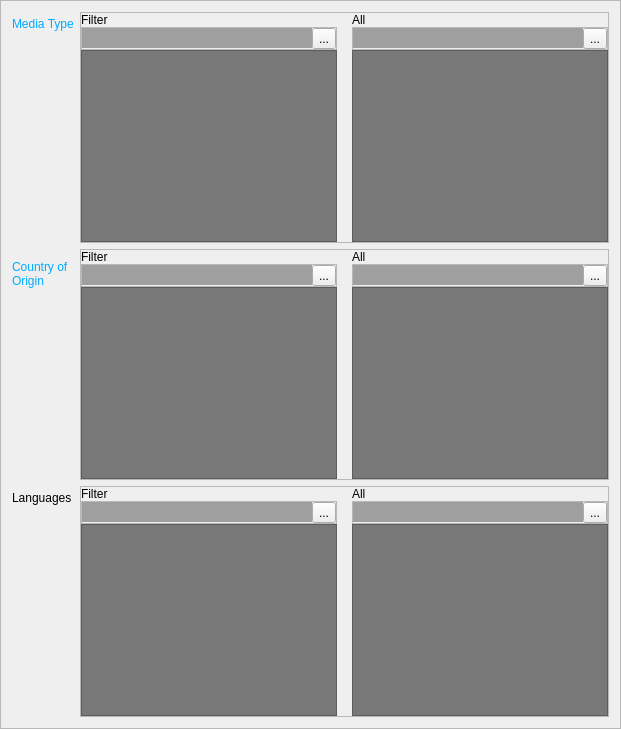
    <widget class="QFrame" name="frame_2">
     <property name="frameShape">
      <enum>QFrame::StyledPanel</enum>
     </property>
     <property name="frameShadow">
      <enum>QFrame::Sunken</enum>
     </property>
     <layout class="QFormLayout" name="formLayout_2">
      <item row="0" column="0">
       <widget class="QLabel" name="label_16">
        <property name="palette">
         <palette>
          <active>
           <colorrole role="WindowText">
            <brush brushstyle="SolidPattern">
             <color alpha="255">
              <red>0</red>
              <green>170</green>
              <blue>255</blue>
             </color>
            </brush>
           </colorrole>
          </active>
          <inactive>
           <colorrole role="WindowText">
            <brush brushstyle="SolidPattern">
             <color alpha="255">
              <red>0</red>
              <green>170</green>
              <blue>255</blue>
             </color>
            </brush>
           </colorrole>
          </inactive>
          <disabled>
           <colorrole role="WindowText">
            <brush brushstyle="SolidPattern">
             <color alpha="255">
              <red>120</red>
              <green>120</green>
              <blue>120</blue>
             </color>
            </brush>
           </colorrole>
          </disabled>
         </palette>
        </property>
        <property name="text">
         <string>Media Type</string>
        </property>
       </widget>
      </item>
      <item row="0" column="1">
       <widget class="QFrame" name="frame_52">
        <property name="frameShape">
         <enum>QFrame::StyledPanel</enum>
        </property>
        <property name="frameShadow">
         <enum>QFrame::Raised</enum>
        </property>
        <layout class="QGridLayout" name="gridLayout_13">
         <property name="leftMargin">
          <number>0</number>
         </property>
         <property name="topMargin">
          <number>0</number>
         </property>
         <property name="rightMargin">
          <number>0</number>
         </property>
         <property name="bottomMargin">
          <number>0</number>
         </property>
         <property name="horizontalSpacing">
          <number>15</number>
         </property>
         <property name="verticalSpacing">
          <number>0</number>
         </property>
         <item row="1" column="1">
          <widget class="QFrame" name="frame_53">
           <property name="frameShape">
            <enum>QFrame::StyledPanel</enum>
           </property>
           <property name="frameShadow">
            <enum>QFrame::Raised</enum>
           </property>
           <layout class="QHBoxLayout" name="horizontalLayout_37">
            <property name="spacing">
             <number>0</number>
            </property>
            <property name="leftMargin">
             <number>0</number>
            </property>
            <property name="topMargin">
             <number>0</number>
            </property>
            <property name="rightMargin">
             <number>0</number>
            </property>
            <property name="bottomMargin">
             <number>0</number>
            </property>
            <item>
             <widget class="QLineEdit" name="media_type_no">
              <property name="palette">
               <palette>
                <active>
                 <colorrole role="Base">
                  <brush brushstyle="SolidPattern">
                   <color alpha="255">
                    <red>159</red>
                    <green>159</green>
                    <blue>159</blue>
                   </color>
                  </brush>
                 </colorrole>
                </active>
                <inactive>
                 <colorrole role="Base">
                  <brush brushstyle="SolidPattern">
                   <color alpha="255">
                    <red>159</red>
                    <green>159</green>
                    <blue>159</blue>
                   </color>
                  </brush>
                 </colorrole>
                </inactive>
                <disabled>
                 <colorrole role="Base">
                  <brush brushstyle="SolidPattern">
                   <color alpha="255">
                    <red>108</red>
                    <green>108</green>
                    <blue>108</blue>
                   </color>
                  </brush>
                 </colorrole>
                </disabled>
               </palette>
              </property>
              <property name="autoFillBackground">
               <bool>true</bool>
              </property>
              <property name="frame">
               <bool>false</bool>
              </property>
             </widget>
            </item>
            <item>
             <widget class="QToolButton" name="media_type_no_button">
              <property name="text">
               <string>...</string>
              </property>
             </widget>
            </item>
           </layout>
          </widget>
         </item>
         <item row="1" column="0">
          <widget class="QFrame" name="frame_54">
           <property name="frameShape">
            <enum>QFrame::StyledPanel</enum>
           </property>
           <property name="frameShadow">
            <enum>QFrame::Raised</enum>
           </property>
           <layout class="QHBoxLayout" name="horizontalLayout_38">
            <property name="spacing">
             <number>0</number>
            </property>
            <property name="leftMargin">
             <number>0</number>
            </property>
            <property name="topMargin">
             <number>0</number>
            </property>
            <property name="rightMargin">
             <number>0</number>
            </property>
            <property name="bottomMargin">
             <number>0</number>
            </property>
            <item>
             <widget class="QLineEdit" name="media_type_yes">
              <property name="palette">
               <palette>
                <active>
                 <colorrole role="Base">
                  <brush brushstyle="SolidPattern">
                   <color alpha="255">
                    <red>159</red>
                    <green>159</green>
                    <blue>159</blue>
                   </color>
                  </brush>
                 </colorrole>
                </active>
                <inactive>
                 <colorrole role="Base">
                  <brush brushstyle="SolidPattern">
                   <color alpha="255">
                    <red>159</red>
                    <green>159</green>
                    <blue>159</blue>
                   </color>
                  </brush>
                 </colorrole>
                </inactive>
                <disabled>
                 <colorrole role="Base">
                  <brush brushstyle="SolidPattern">
                   <color alpha="255">
                    <red>108</red>
                    <green>108</green>
                    <blue>108</blue>
                   </color>
                  </brush>
                 </colorrole>
                </disabled>
               </palette>
              </property>
              <property name="autoFillBackground">
               <bool>true</bool>
              </property>
              <property name="frame">
               <bool>false</bool>
              </property>
             </widget>
            </item>
            <item>
             <widget class="QToolButton" name="media_type_yes_button">
              <property name="text">
               <string>...</string>
              </property>
             </widget>
            </item>
           </layout>
          </widget>
         </item>
         <item row="2" column="1">
          <widget class="QListWidget" name="media_type_no_list">
           <property name="styleSheet">
            <string notr="true">QListWidget{background:rgb(120,120,120)}
QListWidget::item:selected{background: rgb(219, 219, 219)}
QListWidget::item:selected{color:black} </string>
           </property>
           <property name="editTriggers">
            <set>QAbstractItemView::NoEditTriggers</set>
           </property>
          </widget>
         </item>
         <item row="0" column="1">
          <widget class="QLabel" name="label_58">
           <property name="text">
            <string>All</string>
           </property>
          </widget>
         </item>
         <item row="2" column="0">
          <widget class="QListWidget" name="media_type_yes_list">
           <property name="styleSheet">
            <string notr="true">QListWidget{background:rgb(120,120,120)}
QListWidget::item:selected{background: rgb(219, 219, 219)}
QListWidget::item:selected{color:black} </string>
           </property>
           <property name="editTriggers">
            <set>QAbstractItemView::NoEditTriggers</set>
           </property>
          </widget>
         </item>
         <item row="0" column="0">
          <widget class="QLabel" name="label_59">
           <property name="text">
            <string>Filter</string>
           </property>
          </widget>
         </item>
        </layout>
       </widget>
      </item>
      <item row="1" column="0">
       <widget class="QLabel" name="label_18">
        <property name="palette">
         <palette>
          <active>
           <colorrole role="WindowText">
            <brush brushstyle="SolidPattern">
             <color alpha="255">
              <red>0</red>
              <green>170</green>
              <blue>255</blue>
             </color>
            </brush>
           </colorrole>
          </active>
          <inactive>
           <colorrole role="WindowText">
            <brush brushstyle="SolidPattern">
             <color alpha="255">
              <red>0</red>
              <green>170</green>
              <blue>255</blue>
             </color>
            </brush>
           </colorrole>
          </inactive>
          <disabled>
           <colorrole role="WindowText">
            <brush brushstyle="SolidPattern">
             <color alpha="255">
              <red>120</red>
              <green>120</green>
              <blue>120</blue>
             </color>
            </brush>
           </colorrole>
          </disabled>
         </palette>
        </property>
        <property name="text">
         <string>Country of 
Origin</string>
        </property>
       </widget>
      </item>
      <item row="1" column="1">
       <widget class="QFrame" name="frame_55">
        <property name="frameShape">
         <enum>QFrame::StyledPanel</enum>
        </property>
        <property name="frameShadow">
         <enum>QFrame::Raised</enum>
        </property>
        <layout class="QGridLayout" name="gridLayout_14">
         <property name="leftMargin">
          <number>0</number>
         </property>
         <property name="topMargin">
          <number>0</number>
         </property>
         <property name="rightMargin">
          <number>0</number>
         </property>
         <property name="bottomMargin">
          <number>0</number>
         </property>
         <property name="horizontalSpacing">
          <number>15</number>
         </property>
         <property name="verticalSpacing">
          <number>0</number>
         </property>
         <item row="1" column="1">
          <widget class="QFrame" name="frame_56">
           <property name="frameShape">
            <enum>QFrame::StyledPanel</enum>
           </property>
           <property name="frameShadow">
            <enum>QFrame::Raised</enum>
           </property>
           <layout class="QHBoxLayout" name="horizontalLayout_39">
            <property name="spacing">
             <number>0</number>
            </property>
            <property name="leftMargin">
             <number>0</number>
            </property>
            <property name="topMargin">
             <number>0</number>
            </property>
            <property name="rightMargin">
             <number>0</number>
            </property>
            <property name="bottomMargin">
             <number>0</number>
            </property>
            <item>
             <widget class="QLineEdit" name="country_no">
              <property name="palette">
               <palette>
                <active>
                 <colorrole role="Base">
                  <brush brushstyle="SolidPattern">
                   <color alpha="255">
                    <red>159</red>
                    <green>159</green>
                    <blue>159</blue>
                   </color>
                  </brush>
                 </colorrole>
                </active>
                <inactive>
                 <colorrole role="Base">
                  <brush brushstyle="SolidPattern">
                   <color alpha="255">
                    <red>159</red>
                    <green>159</green>
                    <blue>159</blue>
                   </color>
                  </brush>
                 </colorrole>
                </inactive>
                <disabled>
                 <colorrole role="Base">
                  <brush brushstyle="SolidPattern">
                   <color alpha="255">
                    <red>108</red>
                    <green>108</green>
                    <blue>108</blue>
                   </color>
                  </brush>
                 </colorrole>
                </disabled>
               </palette>
              </property>
              <property name="autoFillBackground">
               <bool>true</bool>
              </property>
              <property name="frame">
               <bool>false</bool>
              </property>
             </widget>
            </item>
            <item>
             <widget class="QToolButton" name="country_no_button">
              <property name="text">
               <string>...</string>
              </property>
             </widget>
            </item>
           </layout>
          </widget>
         </item>
         <item row="1" column="0">
          <widget class="QFrame" name="frame_57">
           <property name="frameShape">
            <enum>QFrame::StyledPanel</enum>
           </property>
           <property name="frameShadow">
            <enum>QFrame::Raised</enum>
           </property>
           <layout class="QHBoxLayout" name="horizontalLayout_40">
            <property name="spacing">
             <number>0</number>
            </property>
            <property name="leftMargin">
             <number>0</number>
            </property>
            <property name="topMargin">
             <number>0</number>
            </property>
            <property name="rightMargin">
             <number>0</number>
            </property>
            <property name="bottomMargin">
             <number>0</number>
            </property>
            <item>
             <widget class="QLineEdit" name="country_yes">
              <property name="palette">
               <palette>
                <active>
                 <colorrole role="Base">
                  <brush brushstyle="SolidPattern">
                   <color alpha="255">
                    <red>159</red>
                    <green>159</green>
                    <blue>159</blue>
                   </color>
                  </brush>
                 </colorrole>
                </active>
                <inactive>
                 <colorrole role="Base">
                  <brush brushstyle="SolidPattern">
                   <color alpha="255">
                    <red>159</red>
                    <green>159</green>
                    <blue>159</blue>
                   </color>
                  </brush>
                 </colorrole>
                </inactive>
                <disabled>
                 <colorrole role="Base">
                  <brush brushstyle="SolidPattern">
                   <color alpha="255">
                    <red>108</red>
                    <green>108</green>
                    <blue>108</blue>
                   </color>
                  </brush>
                 </colorrole>
                </disabled>
               </palette>
              </property>
              <property name="autoFillBackground">
               <bool>true</bool>
              </property>
              <property name="frame">
               <bool>false</bool>
              </property>
             </widget>
            </item>
            <item>
             <widget class="QToolButton" name="country_yes_button">
              <property name="text">
               <string>...</string>
              </property>
             </widget>
            </item>
           </layout>
          </widget>
         </item>
         <item row="2" column="1">
          <widget class="QListWidget" name="country_no_list">
           <property name="styleSheet">
            <string notr="true">QListWidget{background:rgb(120,120,120)}
QListWidget::item:selected{background: rgb(219, 219, 219)}
QListWidget::item:selected{color:black} </string>
           </property>
           <property name="editTriggers">
            <set>QAbstractItemView::NoEditTriggers</set>
           </property>
          </widget>
         </item>
         <item row="0" column="1">
          <widget class="QLabel" name="label_60">
           <property name="text">
            <string>All</string>
           </property>
          </widget>
         </item>
         <item row="2" column="0">
          <widget class="QListWidget" name="country_yes_list">
           <property name="styleSheet">
            <string notr="true">QListWidget{background:rgb(120,120,120)}
QListWidget::item:selected{background: rgb(219, 219, 219)}
QListWidget::item:selected{color:black} </string>
           </property>
           <property name="editTriggers">
            <set>QAbstractItemView::NoEditTriggers</set>
           </property>
          </widget>
         </item>
         <item row="0" column="0">
          <widget class="QLabel" name="label_61">
           <property name="text">
            <string>Filter</string>
           </property>
          </widget>
         </item>
        </layout>
       </widget>
      </item>
      <item row="2" column="0">
       <widget class="QLabel" name="label_20">
        <property name="text">
         <string>Languages</string>
        </property>
       </widget>
      </item>
      <item row="2" column="1">
       <widget class="QFrame" name="frame_58">
        <property name="frameShape">
         <enum>QFrame::StyledPanel</enum>
        </property>
        <property name="frameShadow">
         <enum>QFrame::Raised</enum>
        </property>
        <layout class="QGridLayout" name="gridLayout_15">
         <property name="leftMargin">
          <number>0</number>
         </property>
         <property name="topMargin">
          <number>0</number>
         </property>
         <property name="rightMargin">
          <number>0</number>
         </property>
         <property name="bottomMargin">
          <number>0</number>
         </property>
         <property name="horizontalSpacing">
          <number>15</number>
         </property>
         <property name="verticalSpacing">
          <number>0</number>
         </property>
         <item row="1" column="1">
          <widget class="QFrame" name="frame_59">
           <property name="frameShape">
            <enum>QFrame::StyledPanel</enum>
           </property>
           <property name="frameShadow">
            <enum>QFrame::Raised</enum>
           </property>
           <layout class="QHBoxLayout" name="horizontalLayout_41">
            <property name="spacing">
             <number>0</number>
            </property>
            <property name="leftMargin">
             <number>0</number>
            </property>
            <property name="topMargin">
             <number>0</number>
            </property>
            <property name="rightMargin">
             <number>0</number>
            </property>
            <property name="bottomMargin">
             <number>0</number>
            </property>
            <item>
             <widget class="QLineEdit" name="language_no">
              <property name="palette">
               <palette>
                <active>
                 <colorrole role="Base">
                  <brush brushstyle="SolidPattern">
                   <color alpha="255">
                    <red>159</red>
                    <green>159</green>
                    <blue>159</blue>
                   </color>
                  </brush>
                 </colorrole>
                </active>
                <inactive>
                 <colorrole role="Base">
                  <brush brushstyle="SolidPattern">
                   <color alpha="255">
                    <red>159</red>
                    <green>159</green>
                    <blue>159</blue>
                   </color>
                  </brush>
                 </colorrole>
                </inactive>
                <disabled>
                 <colorrole role="Base">
                  <brush brushstyle="SolidPattern">
                   <color alpha="255">
                    <red>108</red>
                    <green>108</green>
                    <blue>108</blue>
                   </color>
                  </brush>
                 </colorrole>
                </disabled>
               </palette>
              </property>
              <property name="autoFillBackground">
               <bool>true</bool>
              </property>
              <property name="frame">
               <bool>false</bool>
              </property>
             </widget>
            </item>
            <item>
             <widget class="QToolButton" name="language_no_button">
              <property name="text">
               <string>...</string>
              </property>
             </widget>
            </item>
           </layout>
          </widget>
         </item>
         <item row="1" column="0">
          <widget class="QFrame" name="frame_60">
           <property name="frameShape">
            <enum>QFrame::StyledPanel</enum>
           </property>
           <property name="frameShadow">
            <enum>QFrame::Raised</enum>
           </property>
           <layout class="QHBoxLayout" name="horizontalLayout_42">
            <property name="spacing">
             <number>0</number>
            </property>
            <property name="leftMargin">
             <number>0</number>
            </property>
            <property name="topMargin">
             <number>0</number>
            </property>
            <property name="rightMargin">
             <number>0</number>
            </property>
            <property name="bottomMargin">
             <number>0</number>
            </property>
            <item>
             <widget class="QLineEdit" name="language_yes">
              <property name="palette">
               <palette>
                <active>
                 <colorrole role="Base">
                  <brush brushstyle="SolidPattern">
                   <color alpha="255">
                    <red>159</red>
                    <green>159</green>
                    <blue>159</blue>
                   </color>
                  </brush>
                 </colorrole>
                </active>
                <inactive>
                 <colorrole role="Base">
                  <brush brushstyle="SolidPattern">
                   <color alpha="255">
                    <red>159</red>
                    <green>159</green>
                    <blue>159</blue>
                   </color>
                  </brush>
                 </colorrole>
                </inactive>
                <disabled>
                 <colorrole role="Base">
                  <brush brushstyle="SolidPattern">
                   <color alpha="255">
                    <red>108</red>
                    <green>108</green>
                    <blue>108</blue>
                   </color>
                  </brush>
                 </colorrole>
                </disabled>
               </palette>
              </property>
              <property name="autoFillBackground">
               <bool>true</bool>
              </property>
              <property name="frame">
               <bool>false</bool>
              </property>
             </widget>
            </item>
            <item>
             <widget class="QToolButton" name="language_yes_button">
              <property name="text">
               <string>...</string>
              </property>
             </widget>
            </item>
           </layout>
          </widget>
         </item>
         <item row="2" column="1">
          <widget class="QListWidget" name="language_no_list">
           <property name="styleSheet">
            <string notr="true">QListWidget{background:rgb(120,120,120)}
QListWidget::item:selected{background: rgb(219, 219, 219)}
QListWidget::item:selected{color:black} </string>
           </property>
           <property name="editTriggers">
            <set>QAbstractItemView::NoEditTriggers</set>
           </property>
          </widget>
         </item>
         <item row="0" column="1">
          <widget class="QLabel" name="label_62">
           <property name="text">
            <string>All</string>
           </property>
          </widget>
         </item>
         <item row="2" column="0">
          <widget class="QListWidget" name="language_yes_list">
           <property name="styleSheet">
            <string notr="true">QListWidget{background:rgb(120,120,120)}
QListWidget::item:selected{background: rgb(219, 219, 219)}
QListWidget::item:selected{color:black} </string>
           </property>
           <property name="editTriggers">
            <set>QAbstractItemView::NoEditTriggers</set>
           </property>
          </widget>
         </item>
         <item row="0" column="0">
          <widget class="QLabel" name="label_63">
           <property name="text">
            <string>Filter</string>
           </property>
          </widget>
         </item>
        </layout>
       </widget>
      </item>
     </layout>
    </widget>
